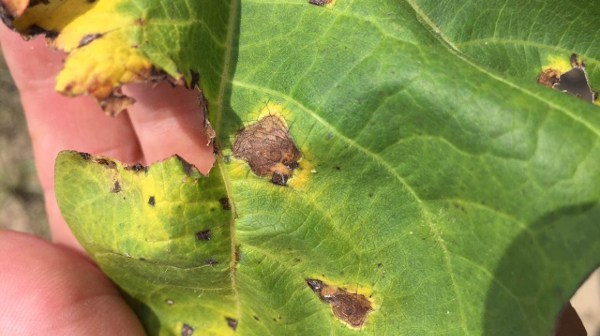
#> input picture CLDC/Dataset/bacterial_blight/2015-angular-leaf-spot-colquitt-county-2.jpg, 600 x 336 px
$ python -i Handcraft_Features.py   (imports and definitions only)   (older library calls are emulated)
#> lines starting #> are read from the running program, lines starting #| are printed output that depends on the picture
import cv2
import numpy as np
from skimage import io, color
import matplotlib.pyplot as plt

class Handcraft_Features:
    def extract_features(self, img_path):
        from skimage.feature import greycomatrix, greycoprops
        # Load the image
        image_path = img_path  # Replace with the path to your image
        image = cv2.imread(image_path, cv2.IMREAD_GRAYSCALE)
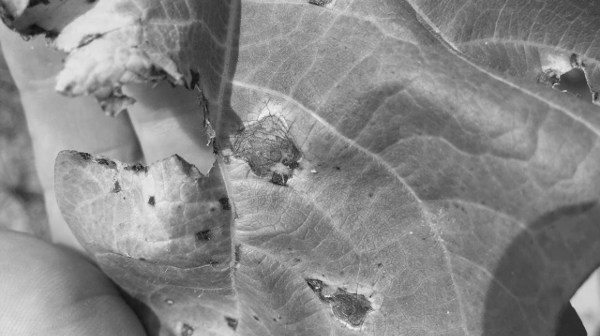
#> image: shape (336, 600); min 15, max 246, mean 135.5

        # 1. Edge Detection using Canny
        edges = cv2.Canny(image, 100, 200)
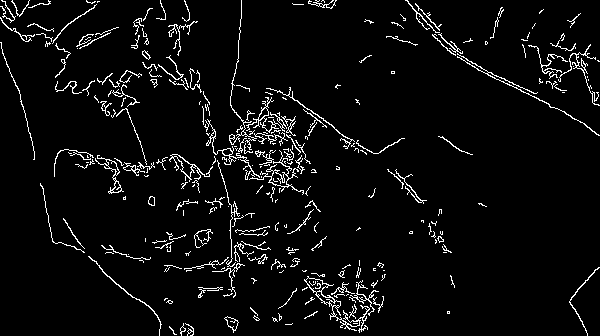
#> edges: shape (336, 600); 4.8% white in thin lines or dots

        # 2. Corner Detection using Harris
        dst = cv2.cornerHarris(image, 2, 3, 0.04)
        dst = cv2.dilate(dst, None)  # Dilate to mark corners
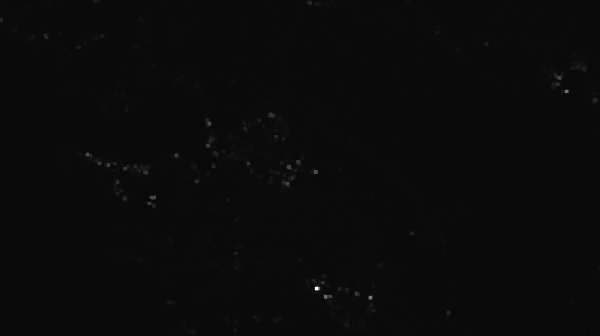
#> dst: shape (336, 600) float32; min -0.000213, max 0.00486, mean 7.89e-06; drawn with min black and max white
        corners = np.zeros_like(image)
        corners[dst > 0.01 * dst.max()] = 255  # Thresholding to highlight corners

        # 3. Texture Features using Grey Level Co-occurrence Matrix (GLCM)
        # Ensure the image has the correct format for GLCM
        glcm = greycomatrix(image, distances=[1], angles=[0], levels=256, symmetric=True, normed=True)
        contrast = greycoprops(glcm, 'contrast')[0, 0]
#> contrast = 70.07
        dissimilarity = greycoprops(glcm, 'dissimilarity')[0, 0]
#> dissimilarity = 5.23
        homogeneity = greycoprops(glcm, 'homogeneity')[0, 0]
#> homogeneity = 0.243
        energy = greycoprops(glcm, 'energy')[0, 0]
#> energy = 0.0197
        correlation = greycoprops(glcm, 'correlation')[0, 0]
#> correlation = 0.976

        features = []
        features.append(glcm)
        features.append(contrast)
        features.append(dissimilarity)
        features.append(homogeneity)
        features.append(energy)
        features.append(correlation)

        return features

>>> result = Handcraft_Features().extract_features('../Dataset/bacterial_blight/2015-angular-leaf-spot-colquitt-county-2.jpg')
#> result = 6 items

$ run again, on CLDC/Dataset/bacterial_blight/5586201.jpg
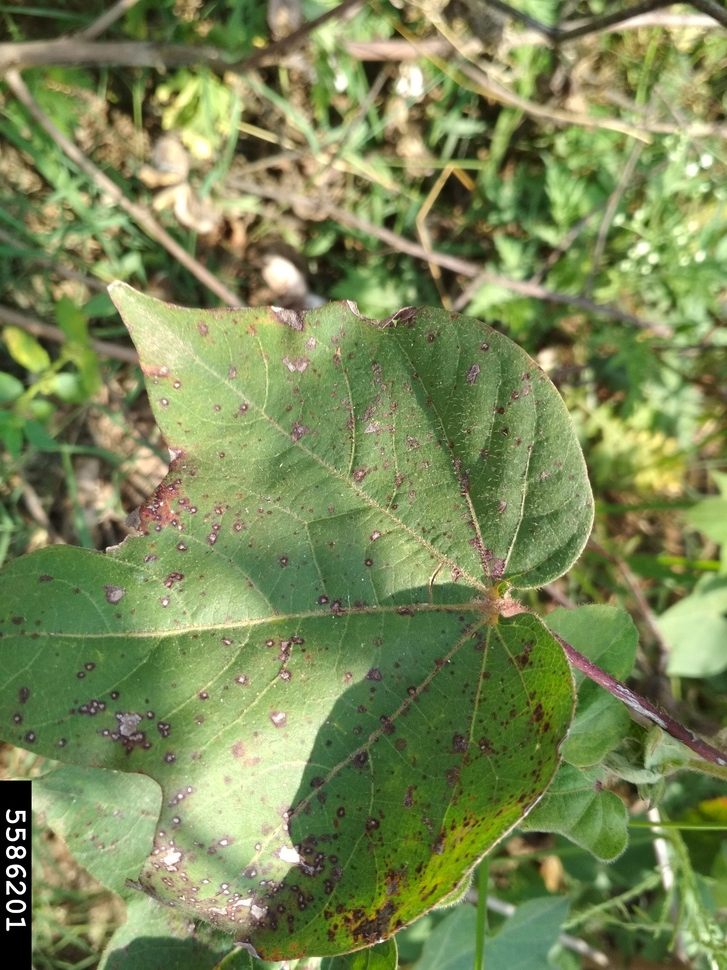
#> input picture CLDC/Dataset/bacterial_blight/5586201.jpg, 727 x 970 px, shrunk from 2304 x 3072 before the run
#> in extract_features, `image = cv2.imread(image_path, cv2.IMREAD_GRAYSCALE)`:
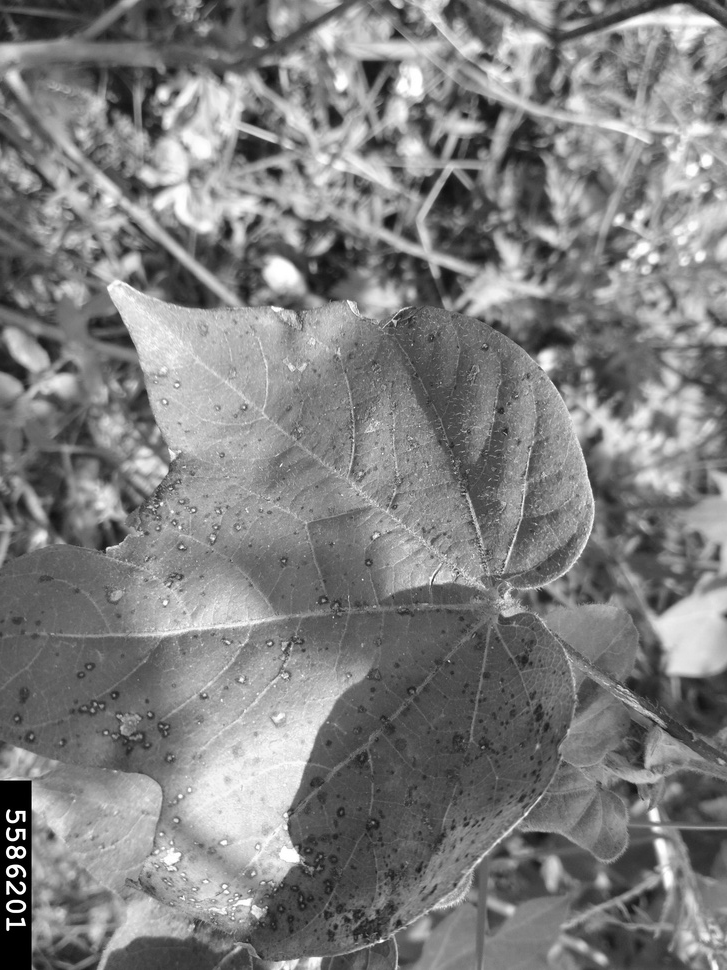
#> image: shape (970, 727); min 0, max 255, mean 127.3
#> in extract_features, `edges = cv2.Canny(image, 100, 200)`:
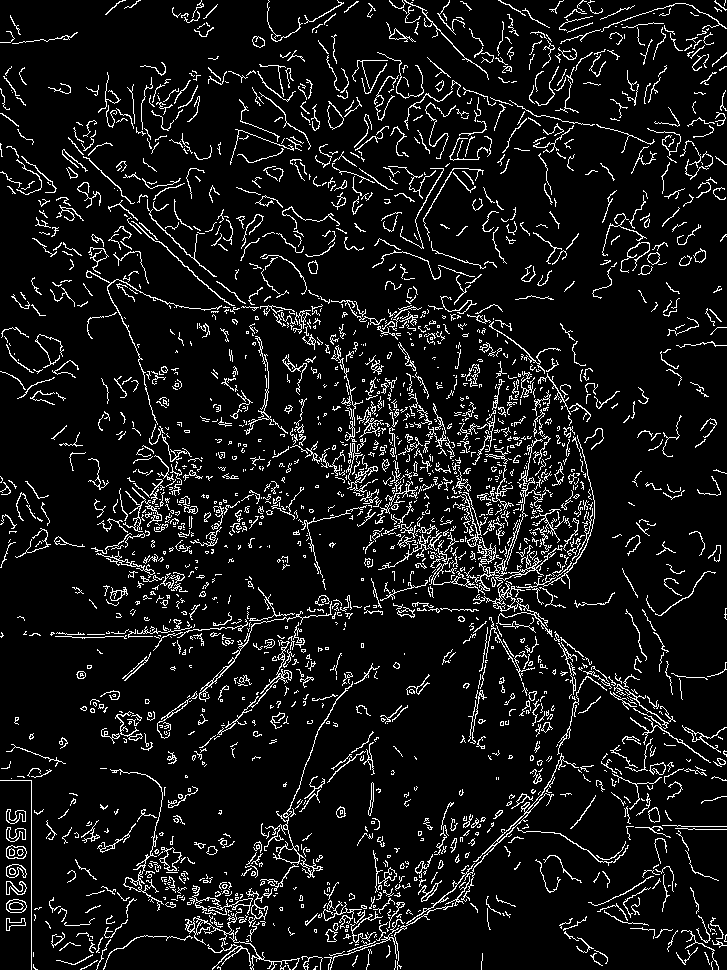
#> edges: shape (970, 727); 8.5% white in thin lines or dots
#> contrast = 131.2
#> dissimilarity = 6.88
#> homogeneity = 0.189
#> energy = 0.0151
#> correlation = 0.974
#> result = 6 items
